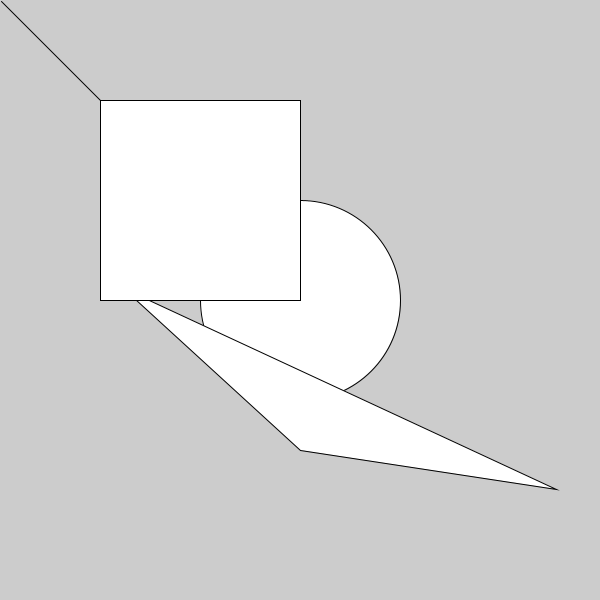
Frame 1 (no input)
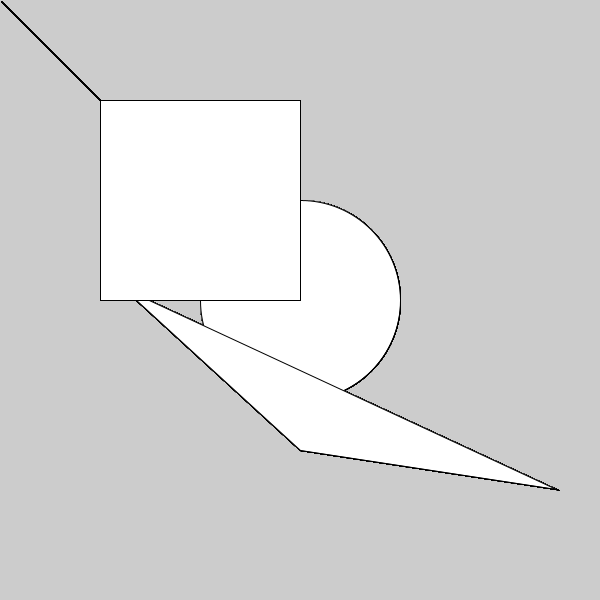
Frame 60 (the mouse pressed at the canvas centre just before this capture)
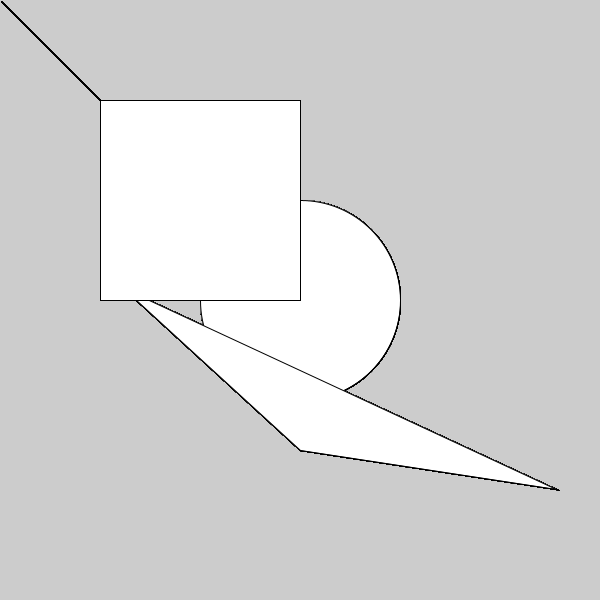
Frame 120 (the mouse held since frame 60 and released just before this capture)

The Processing sketch that drew these frames (run headless with seeded random() and noise(); from frame 60 on, the mouse is pressed at the canvas centre):

// Processing sketch: formas_basicas
// ── formas_basicas.pde
void setup(){
  // Definimos el tamaño de nuestra ventana
  size(600, 600);

}

void draw(){
  // linea: 
  // 1º Parametro: Posicion de inicio en eje x 
  // 2º Parametro: posicion de inicio en eje y 
  // 3º Parametro: posicion final en eje x 
  // 4º Parametro: posicion final en eje y 
  
  line(1, 1, 200, 200);

  // elipse o circulo: 
  // 1º Parametro: centro en el eje x.
  // 2º Parametro: centro en el eje y.
  // 3º Parametro: diametro en eje x.
  // 4º Parametro: diametro en eje y.
  
  ellipse (300, 300, 200, 200);

  // triángulo:
  // 1º Parametro: posiciòn del punto 1 en eje x
  // 2º Parametro: posiciòn del punto 1 en eje y
  // 3º Parametro: posiciòn del punto 2 en eje x
  // 4º Parametro: posiciòn del punto 2 en eje y
  // 5º Parametro: posiciòn del punto 3 en eje x    
  // 6º Parametro: posiciòn del punto 3 en eje y

  triangle(300, 450, 123, 288, 556, 489);
  
  // rectángulo:
  // 1º Parametro: posicion de esquina superior izquierda en x
  // 2º Parametro: posicion de esquina superior izquierda en y
  // 3º Parametro: ancho 
  // 4º Parametro: alto
  
  rect(100, 100, 200, 200);

} 
